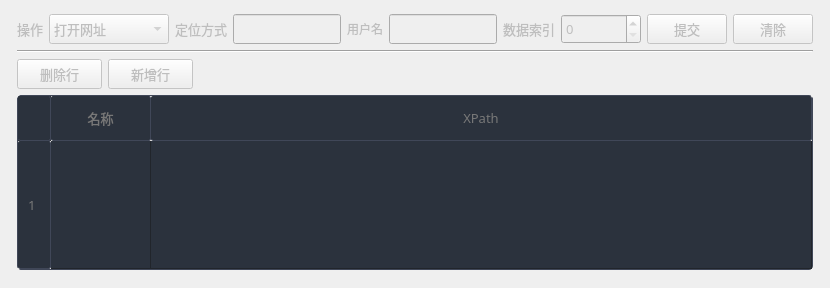
  <widget class="QDockWidget" name="edit_dockwidget">
   <property name="enabled">
    <bool>true</bool>
   </property>
   <property name="sizePolicy">
    <sizepolicy hsizetype="Expanding" vsizetype="Preferred">
     <horstretch>0</horstretch>
     <verstretch>0</verstretch>
    </sizepolicy>
   </property>
   <property name="minimumSize">
    <size>
     <width>809</width>
     <height>288</height>
    </size>
   </property>
   <property name="maximumSize">
    <size>
     <width>524287</width>
     <height>524287</height>
    </size>
   </property>
   <property name="features">
    <set>QDockWidget::DockWidgetFloatable|QDockWidget::DockWidgetMovable</set>
   </property>
   <property name="windowTitle">
    <string>登录</string>
   </property>
   <attribute name="dockWidgetArea">
    <number>8</number>
   </attribute>
   <widget class="QWidget" name="edit_dockWidgetContents">
    <property name="enabled">
     <bool>true</bool>
    </property>
    <property name="minimumSize">
     <size>
      <width>0</width>
      <height>0</height>
     </size>
    </property>
    <layout class="QVBoxLayout" name="verticalLayout_6">
     <item>
      <layout class="QVBoxLayout" name="verticalLayout_3">
       <property name="leftMargin">
        <number>8</number>
       </property>
       <property name="topMargin">
        <number>5</number>
       </property>
       <property name="rightMargin">
        <number>8</number>
       </property>
       <property name="bottomMargin">
        <number>9</number>
       </property>
       <item>
        <layout class="QHBoxLayout" name="horizontalLayout_5">
         <item>
          <widget class="QLabel" name="type_label">
           <property name="enabled">
            <bool>false</bool>
           </property>
           <property name="sizePolicy">
            <sizepolicy hsizetype="Preferred" vsizetype="Maximum">
             <horstretch>0</horstretch>
             <verstretch>0</verstretch>
            </sizepolicy>
           </property>
           <property name="minimumSize">
            <size>
             <width>0</width>
             <height>30</height>
            </size>
           </property>
           <property name="maximumSize">
            <size>
             <width>16777215</width>
             <height>30</height>
            </size>
           </property>
           <property name="font">
            <font>
             <family>HarmonyOS Sans SC</family>
             <pointsize>10</pointsize>
             <weight>50</weight>
             <italic>false</italic>
             <bold>false</bold>
            </font>
           </property>
           <property name="text">
            <string>操作</string>
           </property>
           <property name="alignment">
            <set>Qt::AlignCenter</set>
           </property>
          </widget>
         </item>
         <item>
          <widget class="QComboBox" name="type">
           <property name="enabled">
            <bool>false</bool>
           </property>
           <property name="sizePolicy">
            <sizepolicy hsizetype="Maximum" vsizetype="Maximum">
             <horstretch>0</horstretch>
             <verstretch>0</verstretch>
            </sizepolicy>
           </property>
           <property name="minimumSize">
            <size>
             <width>120</width>
             <height>30</height>
            </size>
           </property>
           <property name="maximumSize">
            <size>
             <width>120</width>
             <height>30</height>
            </size>
           </property>
           <property name="font">
            <font>
             <family>HarmonyOS Sans SC</family>
             <pointsize>10</pointsize>
             <weight>50</weight>
             <italic>false</italic>
             <bold>false</bold>
            </font>
           </property>
           <property name="editable">
            <bool>false</bool>
           </property>
           <property name="currentIndex">
            <number>0</number>
           </property>
           <property name="frame">
            <bool>true</bool>
           </property>
           <item>
            <property name="text">
             <string>打开网址</string>
            </property>
           </item>
           <item>
            <property name="text">
             <string>点击</string>
            </property>
           </item>
           <item>
            <property name="text">
             <string>输入文本</string>
            </property>
           </item>
           <item>
            <property name="text">
             <string>切换</string>
            </property>
           </item>
           <item>
            <property name="text">
             <string>复选</string>
            </property>
           </item>
           <item>
            <property name="text">
             <string>获取元素</string>
            </property>
           </item>
          </widget>
         </item>
         <item>
          <widget class="QLabel" name="xpath_label">
           <property name="enabled">
            <bool>false</bool>
           </property>
           <property name="sizePolicy">
            <sizepolicy hsizetype="Preferred" vsizetype="Maximum">
             <horstretch>0</horstretch>
             <verstretch>0</verstretch>
            </sizepolicy>
           </property>
           <property name="minimumSize">
            <size>
             <width>0</width>
             <height>30</height>
            </size>
           </property>
           <property name="maximumSize">
            <size>
             <width>16777215</width>
             <height>30</height>
            </size>
           </property>
           <property name="font">
            <font>
             <family>HarmonyOS Sans SC</family>
             <pointsize>10</pointsize>
             <weight>50</weight>
             <italic>false</italic>
             <bold>false</bold>
            </font>
           </property>
           <property name="text">
            <string>定位方式</string>
           </property>
          </widget>
         </item>
         <item>
          <widget class="QLineEdit" name="xpath">
           <property name="enabled">
            <bool>false</bool>
           </property>
           <property name="minimumSize">
            <size>
             <width>0</width>
             <height>30</height>
            </size>
           </property>
           <property name="maximumSize">
            <size>
             <width>16777215</width>
             <height>30</height>
            </size>
           </property>
          </widget>
         </item>
         <item>
          <widget class="QLabel" name="extra_label">
           <property name="enabled">
            <bool>false</bool>
           </property>
           <property name="text">
            <string>用户名</string>
           </property>
          </widget>
         </item>
         <item>
          <widget class="QLineEdit" name="extra_input">
           <property name="enabled">
            <bool>false</bool>
           </property>
           <property name="minimumSize">
            <size>
             <width>0</width>
             <height>30</height>
            </size>
           </property>
          </widget>
         </item>
         <item>
          <widget class="QLabel" name="index_label">
           <property name="enabled">
            <bool>false</bool>
           </property>
           <property name="sizePolicy">
            <sizepolicy hsizetype="Preferred" vsizetype="Maximum">
             <horstretch>0</horstretch>
             <verstretch>0</verstretch>
            </sizepolicy>
           </property>
           <property name="minimumSize">
            <size>
             <width>0</width>
             <height>30</height>
            </size>
           </property>
           <property name="maximumSize">
            <size>
             <width>16777215</width>
             <height>30</height>
            </size>
           </property>
           <property name="font">
            <font>
             <family>HarmonyOS Sans SC</family>
             <pointsize>10</pointsize>
             <weight>50</weight>
             <italic>false</italic>
             <bold>false</bold>
            </font>
           </property>
           <property name="text">
            <string>数据索引</string>
           </property>
          </widget>
         </item>
         <item>
          <widget class="QSpinBox" name="index">
           <property name="enabled">
            <bool>false</bool>
           </property>
           <property name="minimumSize">
            <size>
             <width>80</width>
             <height>30</height>
            </size>
           </property>
           <property name="maximumSize">
            <size>
             <width>80</width>
             <height>30</height>
            </size>
           </property>
           <property name="font">
            <font>
             <family>HarmonyOS Sans SC</family>
             <pointsize>10</pointsize>
             <weight>50</weight>
             <italic>false</italic>
             <bold>false</bold>
            </font>
           </property>
           <property name="maximum">
            <number>200</number>
           </property>
          </widget>
         </item>
         <item>
          <widget class="QPushButton" name="submit">
           <property name="enabled">
            <bool>false</bool>
           </property>
           <property name="sizePolicy">
            <sizepolicy hsizetype="Maximum" vsizetype="Maximum">
             <horstretch>0</horstretch>
             <verstretch>0</verstretch>
            </sizepolicy>
           </property>
           <property name="minimumSize">
            <size>
             <width>80</width>
             <height>30</height>
            </size>
           </property>
           <property name="maximumSize">
            <size>
             <width>80</width>
             <height>30</height>
            </size>
           </property>
           <property name="font">
            <font>
             <family>HarmonyOS Sans SC</family>
             <pointsize>10</pointsize>
             <weight>50</weight>
             <italic>false</italic>
             <bold>false</bold>
            </font>
           </property>
           <property name="text">
            <string>提交</string>
           </property>
          </widget>
         </item>
         <item>
          <widget class="QPushButton" name="clear">
           <property name="enabled">
            <bool>false</bool>
           </property>
           <property name="sizePolicy">
            <sizepolicy hsizetype="Maximum" vsizetype="Maximum">
             <horstretch>0</horstretch>
             <verstretch>0</verstretch>
            </sizepolicy>
           </property>
           <property name="minimumSize">
            <size>
             <width>80</width>
             <height>30</height>
            </size>
           </property>
           <property name="maximumSize">
            <size>
             <width>80</width>
             <height>30</height>
            </size>
           </property>
           <property name="font">
            <font>
             <family>HarmonyOS Sans SC</family>
             <pointsize>10</pointsize>
             <weight>50</weight>
             <italic>false</italic>
             <bold>false</bold>
            </font>
           </property>
           <property name="text">
            <string>清除</string>
           </property>
          </widget>
         </item>
        </layout>
       </item>
       <item>
        <widget class="Line" name="line_2">
         <property name="orientation">
          <enum>Qt::Horizontal</enum>
         </property>
        </widget>
       </item>
       <item>
        <widget class="QWidget" name="table_editor" native="true">
         <property name="enabled">
          <bool>true</bool>
         </property>
         <property name="sizePolicy">
          <sizepolicy hsizetype="Expanding" vsizetype="Preferred">
           <horstretch>0</horstretch>
           <verstretch>0</verstretch>
          </sizepolicy>
         </property>
         <layout class="QHBoxLayout" name="horizontalLayout_6">
          <property name="spacing">
           <number>6</number>
          </property>
          <property name="leftMargin">
           <number>0</number>
          </property>
          <property name="topMargin">
           <number>0</number>
          </property>
          <property name="rightMargin">
           <number>0</number>
          </property>
          <property name="bottomMargin">
           <number>0</number>
          </property>
          <item>
           <layout class="QVBoxLayout" name="verticalLayout_9">
            <item>
             <layout class="QHBoxLayout" name="horizontalLayout_4">
              <item>
               <widget class="QPushButton" name="delete_row">
                <property name="enabled">
                 <bool>false</bool>
                </property>
                <property name="sizePolicy">
                 <sizepolicy hsizetype="Maximum" vsizetype="Maximum">
                  <horstretch>0</horstretch>
                  <verstretch>0</verstretch>
                 </sizepolicy>
                </property>
                <property name="minimumSize">
                 <size>
                  <width>85</width>
                  <height>0</height>
                 </size>
                </property>
                <property name="maximumSize">
                 <size>
                  <width>85</width>
                  <height>30</height>
                 </size>
                </property>
                <property name="font">
                 <font>
                  <family>HarmonyOS Sans SC</family>
                  <pointsize>10</pointsize>
                  <weight>50</weight>
                  <italic>false</italic>
                  <bold>false</bold>
                 </font>
                </property>
                <property name="text">
                 <string>删除行</string>
                </property>
               </widget>
              </item>
              <item>
               <widget class="QPushButton" name="add_row">
                <property name="enabled">
                 <bool>false</bool>
                </property>
                <property name="sizePolicy">
                 <sizepolicy hsizetype="Maximum" vsizetype="Maximum">
                  <horstretch>0</horstretch>
                  <verstretch>0</verstretch>
                 </sizepolicy>
                </property>
                <property name="minimumSize">
                 <size>
                  <width>85</width>
                  <height>0</height>
                 </size>
                </property>
                <property name="maximumSize">
                 <size>
                  <width>85</width>
                  <height>30</height>
                 </size>
                </property>
                <property name="font">
                 <font>
                  <family>HarmonyOS Sans SC</family>
                  <pointsize>10</pointsize>
                  <weight>50</weight>
                  <italic>false</italic>
                  <bold>false</bold>
                 </font>
                </property>
                <property name="text">
                 <string>新增行</string>
                </property>
               </widget>
              </item>
              <item>
               <spacer name="horizontalSpacer">
                <property name="orientation">
                 <enum>Qt::Horizontal</enum>
                </property>
                <property name="sizeHint" stdset="0">
                 <size>
                  <width>40</width>
                  <height>30</height>
                 </size>
                </property>
               </spacer>
              </item>
             </layout>
            </item>
            <item>
             <widget class="QTableWidget" name="xpath_table">
              <property name="enabled">
               <bool>false</bool>
              </property>
              <property name="minimumSize">
               <size>
                <width>0</width>
                <height>0</height>
               </size>
              </property>
              <property name="font">
               <font>
                <family>HarmonyOS Sans SC</family>
                <pointsize>10</pointsize>
                <weight>50</weight>
                <italic>false</italic>
                <bold>false</bold>
               </font>
              </property>
              <property name="focusPolicy">
               <enum>Qt::StrongFocus</enum>
              </property>
              <property name="styleSheet">
               <string notr="true">QTableView {
  font: 10t &quot;HarmonyOS Sans SC&quot;;
  background-color: rgb(40, 44, 52);
  border: 1px solid rgb(64, 71, 88);
  border-radius: 4px;
  selection-background-color: rgb(71, 128, 180);
  /*两行交替的颜色，第二行*/
  alternate-background-color: rgb(43, 47, 53);
}

QTableView:focus {
  selection-background-color: rgb(111, 168, 220);
}

QTableView::item {
  font: 8t &quot;HarmonyOS Sans SC&quot;;
  padding: 0px;
  min-height: 32px;
  color: rgb(221, 221, 221);
  selection-color: rgb(221, 221, 221); /* For Windows */
}
/*  Items Selection */
QTableView::item:selected {
  background-color: rgb(71, 128, 180);
  selection-background-color: rgb(71, 128, 180);
  color:rgb(221, 221, 221);
  selection-color:rgb(221, 221, 221); /* For Windows */
}

QTableView::item:selected:focus {
  background-color: rgb(111, 168, 220);
  selection-background-color: rgb(111, 168, 220);
  color: rgb(255, 255, 255);
  selection-color: rgb(255, 255, 255); /* For Windows */
}
QTableView::item:disabled {
  color: rgb(120,120,120);
  selection-color: rgb(120,120,120);
  background-color: rgb(43, 50, 61);
  selection-background-color: rgb(43, 50, 61);
}
/*  QTableView  */

QTableCornerButton::section {
  background-color: rgb(33, 37, 43);
  border-radius: 2px;
  border-right: 1px solid;
  border-bottom: 1px solid;
  border-color: rgb(64, 71, 88);
}
QTableCornerButton::section:disabled {
  background-color:  rgb(43, 50, 61);
  border-radius: 2px;
  border-right: 1px solid;
  border-bottom: 1px solid;
  border-color: rgb(64, 71, 88);
}

QHeaderView {
  border: none;
}

QHeaderView::section:disabled {
  color: rgb(120, 120, 120);
  text-transform: uppercase;
  background-color: rgb(43, 50, 61);
  border-radius: 2px;
  border-right: 1px solid;
  border-bottom: 1px solid;
  border-color:rgb(64, 71, 88);
}
QHeaderView::section {
  color: rgb(221, 221, 221);
  text-transform: uppercase;
  background-color: rgb(33, 37, 43);
  border-radius: 2px;
  border-right: 1px solid;
  border-bottom: 1px solid;
  border-color:rgb(64, 71, 88);
}

QHeaderView::section:horizontal
{
  padding: 10 0 10 0;
}
QHeaderView::section:vertical
{
  padding: 0 10 0 10;
}
QTableView QLineEdit {
  color: rgb(221, 221, 221);
  background-color: rgb(33, 37, 43);
  border: 1px solid rgb(111, 168, 220);
  border-radius: unset;
  padding: unset;
  padding-left: unset;
  height: unset;
  border-width: unset;
  border-top-left-radius: unset;
  border-top-right-radius: unset;
}
QTableView QLineEdit:hover {
	border: 2px solid rgb(64, 71, 88);
}
QTableView QLineEdit:focus {
	border: 2px solid rgb(91, 101, 124);
}</string>
              </property>
              <property name="sizeAdjustPolicy">
               <enum>QAbstractScrollArea::AdjustToContents</enum>
              </property>
              <property name="alternatingRowColors">
               <bool>true</bool>
              </property>
              <property name="showGrid">
               <bool>true</bool>
              </property>
              <attribute name="horizontalHeaderCascadingSectionResizes">
               <bool>false</bool>
              </attribute>
              <attribute name="horizontalHeaderMinimumSectionSize">
               <number>40</number>
              </attribute>
              <attribute name="horizontalHeaderDefaultSectionSize">
               <number>100</number>
              </attribute>
              <attribute name="horizontalHeaderStretchLastSection">
               <bool>true</bool>
              </attribute>
              <attribute name="verticalHeaderCascadingSectionResizes">
               <bool>false</bool>
              </attribute>
              <attribute name="verticalHeaderMinimumSectionSize">
               <number>25</number>
              </attribute>
              <attribute name="verticalHeaderDefaultSectionSize">
               <number>30</number>
              </attribute>
              <attribute name="verticalHeaderStretchLastSection">
               <bool>true</bool>
              </attribute>
              <row>
               <property name="text">
                <string>1</string>
               </property>
              </row>
              <column>
               <property name="text">
                <string>名称</string>
               </property>
              </column>
              <column>
               <property name="text">
                <string>XPath</string>
               </property>
              </column>
              <item row="0" column="0">
               <property name="text">
                <string/>
               </property>
              </item>
              <item row="0" column="1">
               <property name="text">
                <string/>
               </property>
              </item>
             </widget>
            </item>
           </layout>
          </item>
         </layout>
        </widget>
       </item>
      </layout>
     </item>
    </layout>
   </widget>
  </widget>
